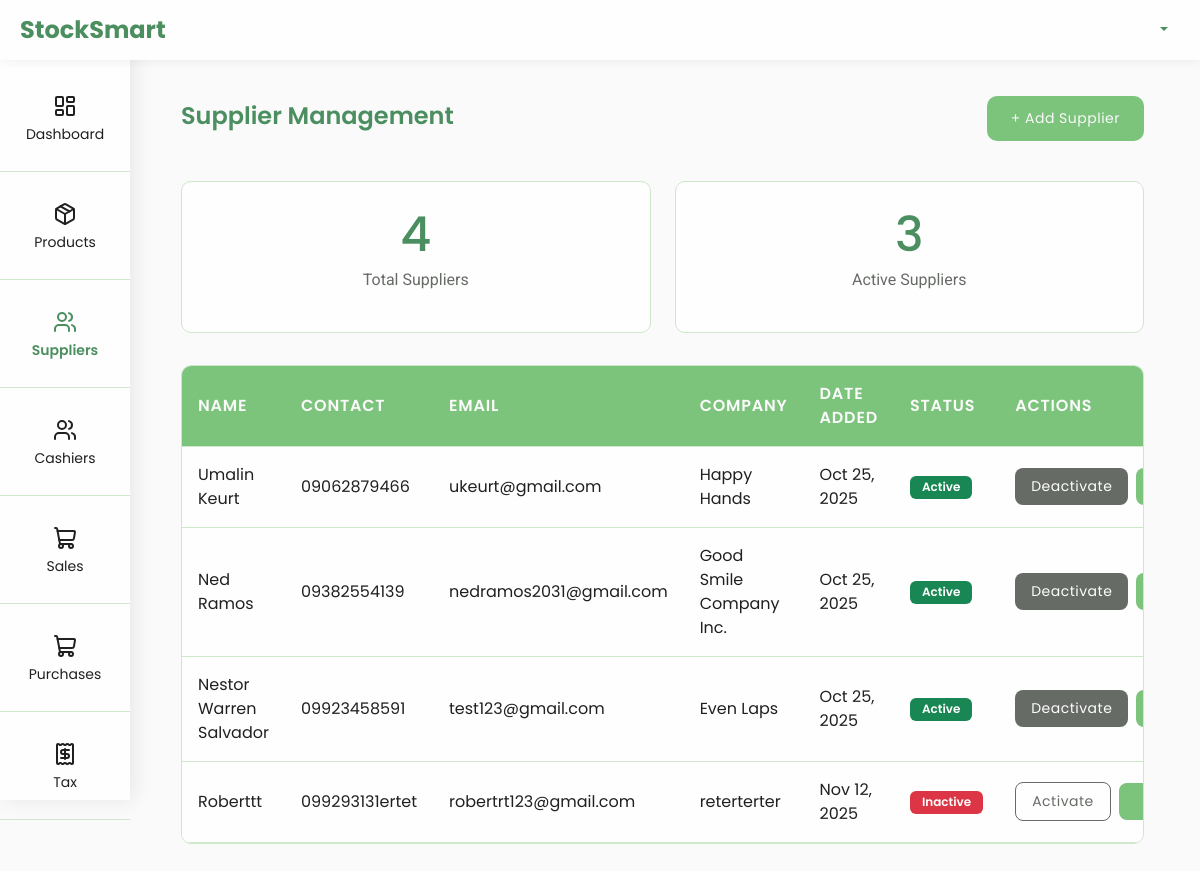
Screenshot of /suppliers/ with the database file from the repository.
### pages/models.py (models this page shows, shortened)
class Supplier(models.Model):
    name = models.CharField(max_length=100)
    contact = models.CharField(max_length=20)
    email = models.EmailField()
    address = models.TextField()
    company = models.CharField(max_length=100, blank=True, null=True)
    is_active = models.BooleanField(default=True)
    date_added = models.DateTimeField(auto_now_add=True)

### pages/views.py (the view)
# urls.py: path('suppliers/', views.suppliers, name='suppliers'),
def suppliers(request):
    suppliers = Supplier.objects.all()
    total_suppliers = suppliers.count()
    active_suppliers = suppliers.filter(is_active=True).count()
    return render(request, 'admin/suppliers.html', {
        'suppliers': suppliers,
        'total_suppliers': total_suppliers,
        'active_suppliers': active_suppliers
    })

### pages/templates/admin/suppliers.html (shortened to what this page needs)
{% extends 'navigation/navbar.html' %}
{% block content %}
<div class="products-container">
  <div class="page-header">
    <h1 class="page-title">Supplier Management</h1>
    <button class="btn-add-product" data-bs-toggle="modal" data-bs-target="#addSupplierModal">
      + Add Supplier
    </button>
  </div>
  <div class="stats-grid">
    <div class="stat-card">
      <h3>{{ total_suppliers }}</h3>
      <p>Total Suppliers</p>
    </div>
    <div class="stat-card">
      <h3>{{ active_suppliers }}</h3>
      <p>Active Suppliers</p>
    </div>
  </div>
  <div class="table-wrapper">
    <table class="supplier-table">
      <thead>
        <tr>
          <th>Name</th>
          <th>Contact</th>
          <th>Email</th>
          <th>Company</th>
          <th>Date Added</th>
          <th>Status</th>
          <th>Actions</th>
        </tr>
      </thead>
      <tbody>
        {% for supplier in suppliers %}
        <tr>
          <td>{{ supplier.name }}</td>
          <td>{{ supplier.contact }}</td>
          <td>{{ supplier.email }}</td>
          <td>{{ supplier.company }}</td>
          <td>{{ supplier.date_added|date:"M d, Y" }}</td>
          <td>
            {% if supplier.is_active %}
              <span class="badge bg-success">Active</span>
            {% else %}
              <span class="badge bg-danger">Inactive</span>
            {% endif %}
          </td>
          <td>
            <div class="action-buttons">
              {% if supplier.is_active %}
                  <a href="{% url 'pages:deactivate_supplier' supplier.id %}"
                   class="btn-action btn-view"
                   onclick="return confirm('Deactivate supplier {{ supplier.name }}?');">
                   Deactivate
                </a>
                {% else %}
               <a href="{% url 'pages:activate_supplier' supplier.id %}"
                   class="btn-action btn-activate"
                   onclick="return confirm('Activate supplier {{ supplier.name }}?');">
                   Activate
                </a>
              {% endif %}
              <button class="btn-action btn-edit" data-bs-toggle="modal" data-bs-target="#editSupplierModal{{ supplier.id }}">
              </button>
            </div>
          </td>
        </tr>
        {% empty %}
        <tr>
          <td colspan="8" class="empty-row">No suppliers found.</td>
        </tr>
        {% endfor %}
      </tbody>
    </table>
  </div>
</div>
{% endblock %}

### pages/static/css/productpage.css (style rules this page uses)
:root { --font-heading: 'Poppins', sans-serif; --font-body: 'Roboto', sans-serif; --primary-bg: #fafafa; --secondary-bg: #e6efe3; --sidebar-bg: #fefefe; --header-bg: #fefefe; --text-primary: #1f201f; --text-secondary: #666b65; --accent-green: #7cc37b; --accent-green-light: #cfe8cb; --accent-green-dark: #4b8e5f; --border: #d2d8cf; --alert-red: #e5534b; --alert-red-light: #f7d6d3; --alert-red-dark: #b7322c; font-size: 16px; --fs-xs: 0.75rem; --fs-sm: 0.875rem; --fs-base: 1rem; --fs-lg: 1.125rem; --fs-xl: 1.25rem; --fs-2xl: 1.5rem; --fs-3xl: 1.875rem; --fs-4xl: 2.25rem; --fs-5xl: 3rem; --fs-6xl: 4rem; --fs-fluid-sm: clamp(0.875rem, 0.8vw, 1rem); --fs-fluid-md: clamp(1rem, 1vw, 1.25rem); --fs-fluid-lg: clamp(1.5rem, 2vw, 2.25rem); --fs-fluid-xl: clamp(2rem, 3vw, 3rem); --fs-fluid-xxl: clamp(3rem, 5vw, 5rem); --lh-tight: 1.2; --lh-normal: 1.5; --lh-relaxed: 1.7; --fw-regular: 400; --fw-medium: 500; --fw-semibold: 600; --fw-bold: 700; }
* { padding: 0; margin: 0; box-sizing: border-box; font-family: var(--font-heading); }
.products-container { max-width: 1700px; margin: 0 auto; padding: 1rem 1.5rem; }
.page-header { display: flex; justify-content: space-between; align-items: center; margin-bottom: 2.5rem; }
.page-title { font-size: var(--fs-2xl); font-weight: var(--fw-semibold); color: var(--accent-green-dark); margin-bottom: 0.25rem; }
.btn-add-product { font-size: var(--fs-sm); font-weight: var(--medium); letter-spacing: 0.5px; font-family: var(--font-heading); padding: 0.75rem 1.5rem; border-radius: 10px; border: none; background-color: var(--accent-green); color: var(--primary-bg); transition: background-color 0.3s ease; }
.badge { padding: 0.35rem 0.75rem; border-radius: 6px; font-size: 0.75rem; font-weight: 600; }
.btn-action { flex: 1; display: flex; align-items: center; justify-content: center; padding: 0.65rem; border-radius: 10px; font-size: var(--fs-sm); cursor: pointer; transition: all 0.2s; border: none; text-decoration: none; transition: background-color 0.3s ease; font-weight: var(--medium); letter-spacing: 0.5px; font-family: var(--font-heading); }
.btn-edit { background: var(--accent-green); color: var(--primary-bg); }

### pages/static/css/header&footer.css (style rules this page uses)
:root { --font-heading: 'Poppins', sans-serif; --font-body: 'Roboto', sans-serif; --primary-bg: #fafafa; --secondary-bg: #e6efe3; --sidebar-bg: #fefefe; --header-bg: #fefefe; --text-primary: #1f201f; --text-secondary: #666b65; --accent-green: #7cc37b; --accent-green-light: #cfe8cb; --accent-green-dark: #4b8e5f; --border: #d2d8cf; }
body { min-height: 100vh; font-family: var(--font-body); background: var(--primary-bg); color: var(--text-primary); display: flex; flex-direction: column; }

### pages/templates/admin/suppliers.html (style rules this page uses)
.btn-activate { background: transparent; border: 1px solid var(--text-secondary); color: var(--text-secondary); }

### rows the page displays
Supplier: name "Umalin Keurt", contact "09062879466", email "ukeurt@gmail.com", company "Happy Hands", date_added "Oct 25, 2025", is_active "Active"
Supplier: name "Ned Ramos", contact "09382554139", email "nedramos2031@gmail.com", company "Good Smile Company Inc.", date_added "Oct 25, 2025", is_active "Active"
Supplier: name "Nestor Warren Salvador", contact "09923458591", email "test123@gmail.com", company "Even Laps", date_added "Oct 25, 2025", is_active "Active"
Supplier: name "Roberttt", contact "099293131ertet", email "robertrt123@gmail.com", company "reterterter", date_added "Nov 12, 2025", is_active "Inactive"

### other values shown
{{ total_suppliers }} "4"
{{ active_suppliers }} "3"
